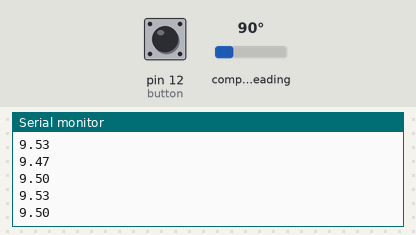
The sketch below on a simulated Arduino Uno, built with avr-gcc and run on an emulated ATmega328P. Parts: the last lines printed to the serial monitor. Wiring (inferred from the names in the program): QMC5883L compass at I2C address 0x0D. Inputs (shaded band) come from the test bench; at power-on: pin 12 (button) HIGH, compass heading 90°.

Above: at 1.2 s.
1.3 s: pin 12 (button) pulled LOW for 0.15 s
At 1.46 s:
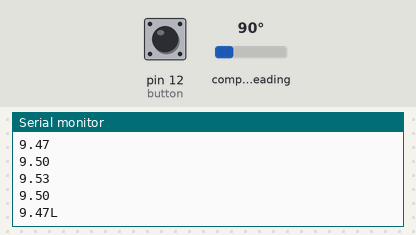
2.9 s: compass heading set to 7°
At 3.06 s:
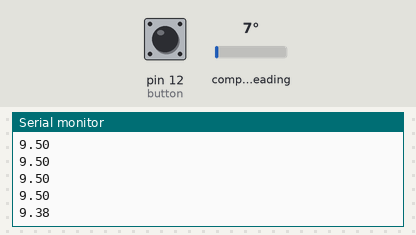
4.4 s: pin 12 (button) pulled LOW for 1 s
At 4.67 s:
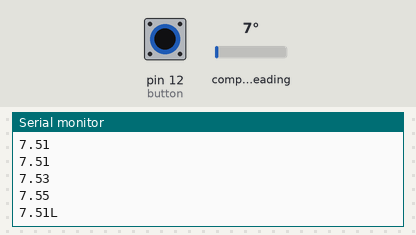
6.9 s: compass heading set to 90°
At 7.07 s:
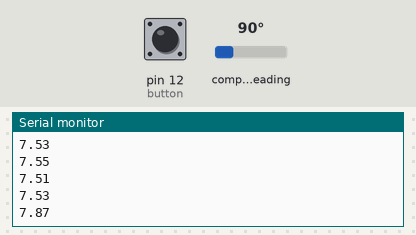
Timing chart, 0 to 9.4 s (numbered marks = the images above; inputs shaded):
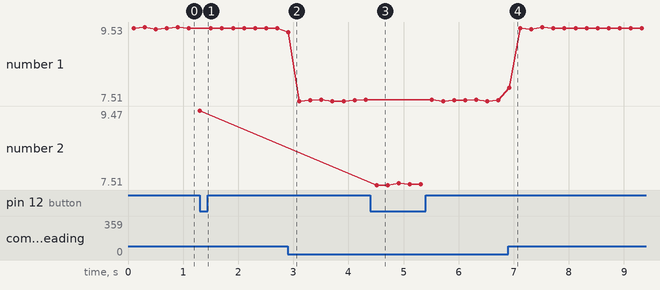

Measured:
- after the input at 1.3 s, the serial monitor: prints a new line at once (image 1)
- after the input at 2.9 s, the serial monitor: prints a new line at once (image 2)
- after the input at 4.4 s, the serial monitor: prints a new line after 0.11 s (image 3)
- after the input at 6.9 s, the serial monitor: prints a new line at once (image 4)
- plotted number 1: 9.5 → 7.55 after the input at 2.9 s, 7.53 → 9.5 after the input at 6.9 s

The sketch:

test.ino
```cpp
#include <Wire.h> //I2C Arduino Library

#define addr 0x0D //I2C Address for The HMC5883
const int button = 12;
void setup() {

  Serial.begin(9600);
  Wire.begin();


  Wire.beginTransmission(addr); //start talking
  Wire.write(0x0B); // Tell the HMC5883 to Continuously Measure
  Wire.write(0x01); // Set the Register
  Wire.endTransmission();
  Wire.beginTransmission(addr); //start talking
  Wire.write(0x09); // Tell the HMC5883 to Continuously Measure
  Wire.write(0x1D); // Set the Register
  Wire.endTransmission();
  pinMode(button, INPUT_PULLUP);

}

void loop() {


//  Serial.print("Place the magnet at the count of 5\n");
//  delay(1000);
//  Serial.print("5\n");
//  delay(1000);
//  Serial.print("4\n");
//  delay(1000);
//  Serial.print("3\n");
//  delay(1000);
//  Serial.print("2\n");
//  delay(1000);
//  Serial.print("1\n");
//  delay(1000);
//  Serial.print("Readings are started... Wait for 5 seconds\n");
  int x, y, z; //triple axis data
  double sum_x = 0;
  double sum_y = 0;
  double sum_z = 0;
  long  int time_now = millis();
  while(millis()<100+time_now){
    //Tell the HMC what regist to begin writing data into
//      if((millis()-time_now) == 4000){
//        Serial.print("4\n");
//      }
//      if((millis()-time_now) == 3000){
//        Serial.print("3\n");
//      }
//      if((millis()-time_now) == 2000){
//        Serial.print("2\n");
//      }
//      if((millis()-time_now) == 1000){
//        Serial.print("1\n");
//      }

      Wire.beginTransmission(addr);
      Wire.write(0x00); //start with register 3.
      Wire.endTransmission();

      //Read the data.. 2 bytes for each axis.. 6 total bytes
      Wire.requestFrom(addr, 6);
      if (6 <= Wire.available()) {
        x = Wire.read(); //MSB  x
        x |= Wire.read() << 8; //LSB  x
        z = Wire.read(); //MSB  z
        z |= Wire.read() << 8; //LSB z
        y = Wire.read(); //MSB y
        y |= Wire.read() << 8; //LSB y
      }
      sum_x = sum_x + x;
      sum_y = sum_y + y;
      sum_z = sum_z + z;
    }
//      sum_x = sum_x + 1383;
//      sum_y = sum_y + 408;
//      sum_z = sum_z - 4490;
      double tsum_x = sum_x/100 +3250;
      double tsum_y = sum_y/100 +525;
      double tsum_z = sum_z/100 -1660;
      double bsquare = (tsum_x*tsum_x) + (tsum_y*tsum_y) + (tsum_z*tsum_z);
      //Serial.print("Net Value: ");
      //Serial.println(bsquare);
      double intensity = abs(sqrt(abs(bsquare)));
      //09Serial.print("Intensity value: ");
      //Serial.println(intensity);
//      Serial.print("\t");
      //Serial.print("Distance square value: ");
      double dsquare = (385300/intensity);
      //Serial.println(dsquare);

      //Serial.print(">>> \t Distance value: ");
      double dist = abs(sqrt(abs(dsquare)));
      String SerialData="";
      SerialData = String(dist,2);
      if(digitalRead(12) == LOW){
      Serial.println(SerialData +"L");
      }
      else{Serial.println(SerialData);}
  // Show Values
// Serial.print("X Value: ");
//  Serial.println(sum_x/100 );//subtract magnetic feild here
//  Serial.print("Y Value: ");
//  Serial.println(sum_y/100);
//  Serial.print("Z Value: ");
//  Serial.println(sum_z/100);
//  Serial.println();
 //Serial.print(-10);  // To freeze the lower limit
//Serial.print(" ");
//Serial.print(10);  // To freeze the upper limit
//Serial.print(" ");
//Serial.println(sensorValue);

  //Serial.println(abs(sqrt(dsquare)));

//Serial.print(x-1820);
//Serial.print("\t");
//Serial.print(y-610);
//Serial.print("\t");
//Serial.println(z-10);
//Serial.print("\t");

//Serial.println(abs(x+y+z-2500));

  delay(100);
}
```
